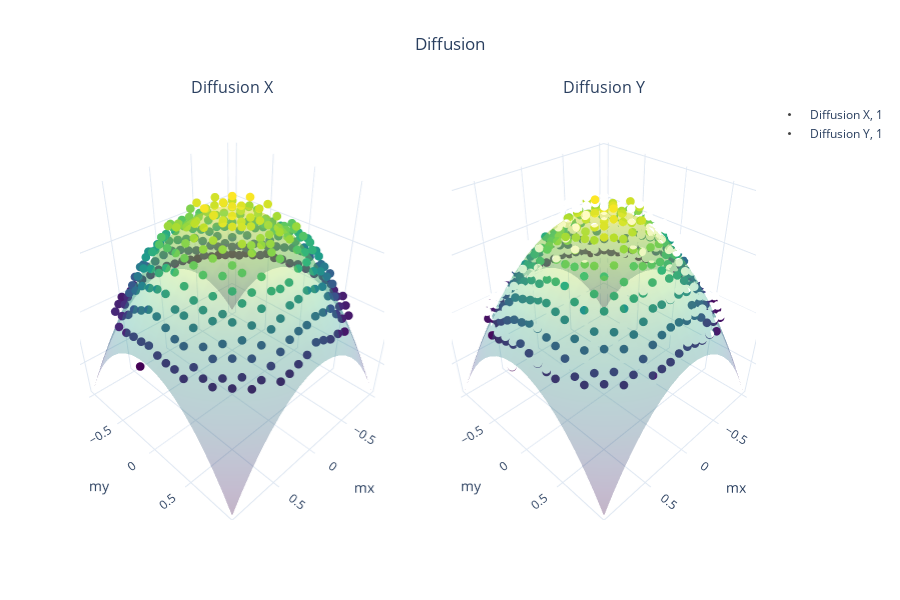

The code cell stored with this chart in its notebook:
### Code cell
ddsde.diffusion()

### Figure 1 — Plotly figure (JSON) as saved in the notebook; plotly's stock layout.template omitted (floating-point values rounded to 4 significant figures; data arrays with more than 128 entries replaced by an {"elided": "..."} marker saying what was removed)
{"data": [{"marker": {"color": {"elided": "400 float values"}, "colorscale": [[0, "#440154"], [0.1111, "#482878"], [0.2222, "#3e4989"], [0.3333, "#31688e"], [0.4444, "#26828e"], [0.5556, "#1f9e89"], [0.6667, "#35b779"], [0.7778, "#6ece58"], [0.8889, "#b5de2b"], [1, "#fde725"]], "line": {"color": "black", "width": 0}, "size": 3}, "mode": "markers", "name": "Diffusion X, 1", "opacity": 1, "scene": "scene", "type": "scatter3d", "visible": true, "x": {"elided": "400 float values"}, "y": {"elided": "400 float values"}, "z": {"elided": "400 float values"}}, {"colorscale": [[0, "#440154"], [0.1111, "#482878"], [0.2222, "#3e4989"], [0.3333, "#31688e"], [0.4444, "#26828e"], [0.5556, "#1f9e89"], [0.6667, "#35b779"], [0.7778, "#6ece58"], [0.8889, "#b5de2b"], [1, "#fde725"]], "name": "$B_{11}(x, y)$", "opacity": 0.3, "scene": "scene", "showscale": false, "type": "surface", "visible": true, "x": {"elided": "20x20 float values"}, "y": {"elided": "20x20 float values"}, "z": {"elided": "20x20 float values"}}, {"marker": {"color": {"elided": "400 float values"}, "colorscale": [[0, "#440154"], [0.1111, "#482878"], [0.2222, "#3e4989"], [0.3333, "#31688e"], [0.4444, "#26828e"], [0.5556, "#1f9e89"], [0.6667, "#35b779"], [0.7778, "#6ece58"], [0.8889, "#b5de2b"], [1, "#fde725"]], "line": {"color": "black", "width": 0}, "size": 3}, "mode": "markers", "name": "Diffusion Y, 1", "opacity": 1, "scene": "scene2", "type": "scatter3d", "visible": true, "x": {"elided": "400 float values"}, "y": {"elided": "400 float values"}, "z": {"elided": "400 float values"}}, {"colorscale": [[0, "#440154"], [0.1111, "#482878"], [0.2222, "#3e4989"], [0.3333, "#31688e"], [0.4444, "#26828e"], [0.5556, "#1f9e89"], [0.6667, "#35b779"], [0.7778, "#6ece58"], [0.8889, "#b5de2b"], [1, "#fde725"]], "name": "$B_{22}(x, y)$", "opacity": 0.3, "scene": "scene2", "showscale": false, "type": "surface", "visible": true, "x": {"elided": "20x20 float values"}, "y": {"elided": "20x20 float values"}, "z": {"elided": "20x20 float values"}}], "layout": {"annotations": [{"font": {"size": 16}, "showarrow": false, "text": "Diffusion X", "x": 0.225, "xanchor": "center", "xref": "paper", "y": 1, "yanchor": "bottom", "yref": "paper"}, {"font": {"size": 16}, "showarrow": false, "text": "Diffusion Y", "x": 0.775, "xanchor": "center", "xref": "paper", "y": 1, "yanchor": "bottom", "yref": "paper"}], "autosize": true, "height": 600, "scene": {"aspectmode": "cube", "aspectratio": {"x": 1, "y": 1, "z": 1}, "domain": {"x": [0, 0.45], "y": [0, 1]}, "xaxis": {"showbackground": true, "title": {"text": "mx"}, "type": "linear"}, "yaxis": {"showbackground": true, "title": {"text": "my"}, "type": "linear"}, "zaxis": {"showbackground": true, "title": {"text": "A1"}, "type": "linear"}}, "scene2": {"aspectmode": "cube", "aspectratio": {"x": 1, "y": 1, "z": 1}, "domain": {"x": [0.55, 1], "y": [0, 1]}, "xaxis": {"showbackground": true, "title": {"text": "mx"}, "type": "linear"}, "yaxis": {"showbackground": true, "title": {"text": "my"}, "type": "linear"}, "zaxis": {"showbackground": true, "title": {"text": "A2"}, "type": "linear"}}, "sliders": [{"active": 0, "currentvalue": {"prefix": "dt : "}, "steps": [{"args": [{"visible": [true, true, "legendonly", "legendonly"]}, {"title": "$\\text{ Diffusion |  Autocorrelation time (Mx, My, |M^2|) : (61, 63, 14) } | \\text{ Slider switched to }\\delta t= 1$"}], "label": "dt 1", "method": "update"}]}], "title": {"text": "Diffusion", "x": 0.5}, "width": 900}}
